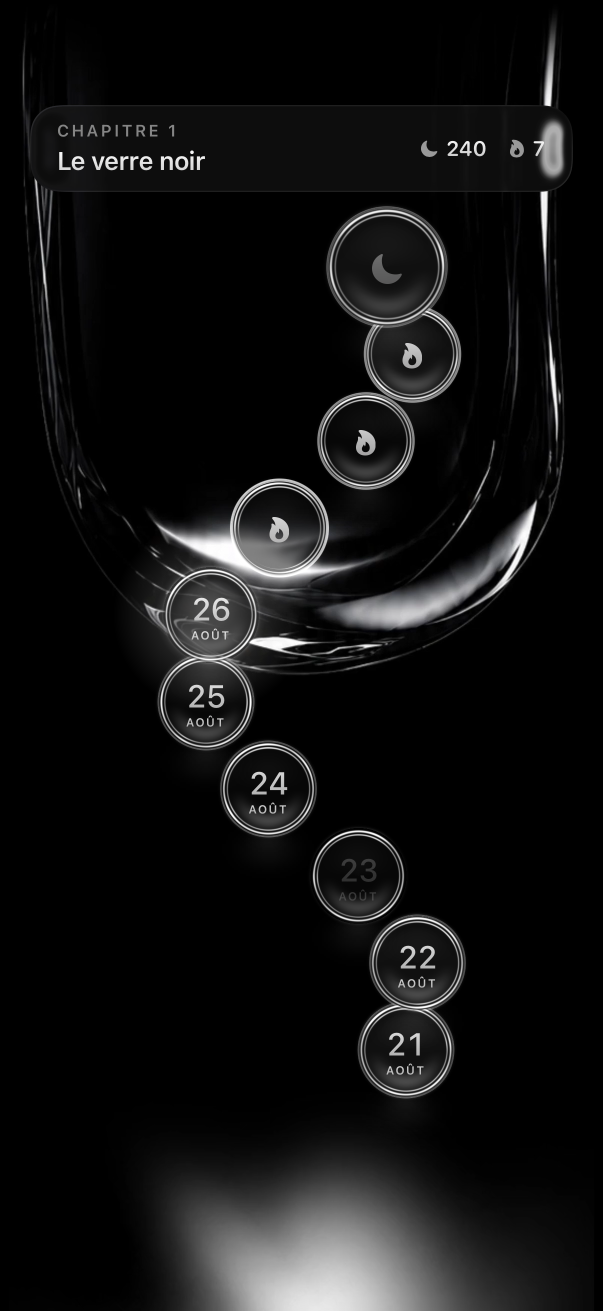
#> input picture tools/road/shots/road-2-etats-etape5.png, 1206 x 2622 px, found by its file name (shown at 1/2 size)
$ python palette.py ../road/shots/road-2-etats-etape5.png
#> lines starting #> are read from the running program, lines starting #| are printed output that depends on the picture
#!/usr/bin/env python3
"""
La palette RÉELLE d'un écran de l'app — pour teinter le hero d'une page de domaine
avec la couleur que l'écran a vraiment, jamais avec une couleur choisie.

  python3 tools/docsite/palette.py                 # les écrans connus → tableau + palette.json
  python3 tools/docsite/palette.py chemin.png …    # d'autres captures

Méthode : réduction à 200 px de large, HSV, on ne garde que la LUMIÈRE COLORÉE
(V > .25 et S > .30 — pas le noir), histogramme de teinte par pas de 10°, et pour le
pas dominant la couleur médiane (H, S, V médians). Loi du plan v2 §3.2 : H et S
mesurés entrent tels quels ; V est posé à 62 pour tous les heros (le seul écart à la
mesure, écrit dans la loi) ; < 1 % de pixels colorés = pas de couleur → hero noir.
"""
import colorsys, json, os, sys
from PIL import Image

RACINE = os.path.dirname(os.path.dirname(os.path.dirname(os.path.abspath(__file__))))
SORTIE = os.path.join(RACINE, 'tools/docsite/palette.json')
V_HERO = 0.62
SEUIL_COLORE = 1.0   # % de pixels colorés en dessous duquel l'écran est « noir »

ECRANS = [
    ('flow',    'home',           'tools/road/shots/j4-home-serpentin.png'),
    ('chemin',  'chemin (verre)', 'tools/road/shots/road-2-etats-etape5.png'),
    ('chemin',  'chemin (bleu)',  'tools/road/shots/road-3-tresor-ecran5.png'),
    ('depart',  'départ',         'tools/road/shots/road-1-branchee.png'),
    ('stop',    'stop',           'tools/stop/captures/stop-134059.png'),
    ('coffre',  'coffre v1',      'tools/coffre-v2/ARCHIVE/coffre-v1.jpg'),   # 30-08 : la page `regles` est devenue `coffre` (+ `annonces`, sans capture)
    ('home2',   'home v2',        'tools/home-v2/shots/verdict-piece-noire-page.jpg'),
    ('notifs',  'notifs',         'tools/notifs/captures/v7.png'),
    ('noir',    'booster noir',   'tools/sacre/noir/preview-face.png'),
    ('exo',     'page exo (v1)',  'tools/verre/archives/v1-noir-orange/g9-ferme.png'),
    ('logo',    'logo lune',      'Nosfy/Media/carte-logo-ref.png'),
    ('forge',   'booster orange', 'Nosfy/Assets.xcassets/booster-orange.imageset/booster-orange.png'),
    ('porte',   'porte (lune)',   'Nosfy/Assets.xcassets/onb-lune-loop-poster.imageset/onb-lune-loop-poster.jpg'),
]

def mediane(v):
    v = sorted(v); n = len(v)
    return v[n // 2] if n % 2 else (v[n // 2 - 1] + v[n // 2]) / 2

def hexa(h, s, v):
    r, g, b = colorsys.hsv_to_rgb(h, s, v)
    return '#%02X%02X%02X' % (round(r * 255), round(g * 255), round(b * 255))

def analyser(chemin, vt=0.25, st=0.30):
#> called with chemin = '../road/shots/road-2-etats-etape5.png', vt = 0.25, st = 0.3
    im = Image.open(chemin).convert('RGB'); w, h = im.size
#> after `w, h = im.size`: w = 1206; h = 2622
    im = im.resize((200, max(1, round(h * 200 / w))), Image.LANCZOS)
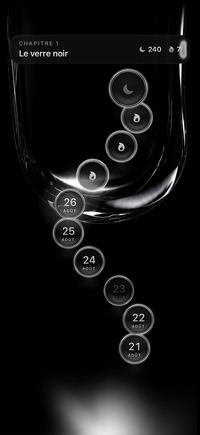
#> im: PIL image 200x435 RGB; mean R, G, B 17.6, 17.6, 17.7
    px = list(im.getdata()); tot = len(px); lum = 0.0; noir = 0; pas = {}
#> after `px = list(im.getdata())`: px = 87000 items
#> after `tot = len(px)`: tot = 87000
    for r, g, b in px:
        R, G, B = r / 255, g / 255, b / 255
        hh, s, v = colorsys.rgb_to_hsv(R, G, B)
        lum += 0.2126 * R + 0.7152 * G + 0.0722 * B
        if v < 0.08: noir += 1
        if v > vt and s > st: pas.setdefault(int(hh * 360) // 10, []).append((hh, s, v))
    teintes = []
    for k, vals in sorted(pas.items(), key=lambda x: -len(x[1]))[:2]:
        hm, sm, vm = mediane([x[0] for x in vals]), mediane([x[1] for x in vals]), mediane([x[2] for x in vals])
        teintes.append({'hex': hexa(hm, sm, vm), 'part': round(100 * len(vals) / tot, 2), 'h': round(hm * 360), 's': round(sm * 100), 'v': round(vm * 100),
                        'hero': hexa(hm, sm, V_HERO)})
#> this loop made 0 passes
    colore = round(100 * sum(len(v) for v in pas.values()) / tot, 2)
    return {'teintes': teintes, 'colore': colore, 'luminance': round(lum / tot, 3), 'noir': round(100 * noir / tot, 1),
            'verdict': 'noir' if colore < SEUIL_COLORE else 'teinte'}

def main():
    cibles = [(os.path.basename(a), a, a) for a in sys.argv[1:]] or ECRANS
    resultat = {}
    print('%-8s %-16s %-9s %-7s %-9s %-8s %-6s %-7s %s' % ('page', 'écran', 'couleur', 'part', 'hero V62', '2e', 'lum', 'noir', 'verdict'))
    for page, nom, rel in cibles:
        chemin = rel if os.path.isabs(rel) else os.path.join(RACINE, rel)
        if not os.path.exists(chemin):
            print('%-8s %-16s absent : %s' % (page, nom, rel)); continue
        r = analyser(chemin); r['fichier'] = rel; resultat[nom] = r
        t1 = r['teintes'][0] if r['teintes'] else None; t2 = r['teintes'][1] if len(r['teintes']) > 1 else None
        print('%-8s %-16s %-9s %-7s %-9s %-8s %-6s %-6s%% %s' % (
            page, nom, t1['hex'] if t1 else '—', ('%.2f%%' % t1['part']) if t1 else '—', t1['hero'] if t1 else '—',
            t2['hex'] if t2 else '—', r['luminance'], r['noir'], r['verdict']))
#| road-2-etats-etape5.png ../road/shots/road-2-etats-etape5.png —         —       —         —        0.069  81.4  % noir
    with open(SORTIE, 'w') as f: json.dump(resultat, f, ensure_ascii=False, indent=1)
    print('→', os.path.relpath(SORTIE, RACINE))

if __name__ == '__main__':
    main()

$ run again, with tools/road/shots/j0-route-etape5.png copied over tools/road/shots/road-2-etats-etape5.png
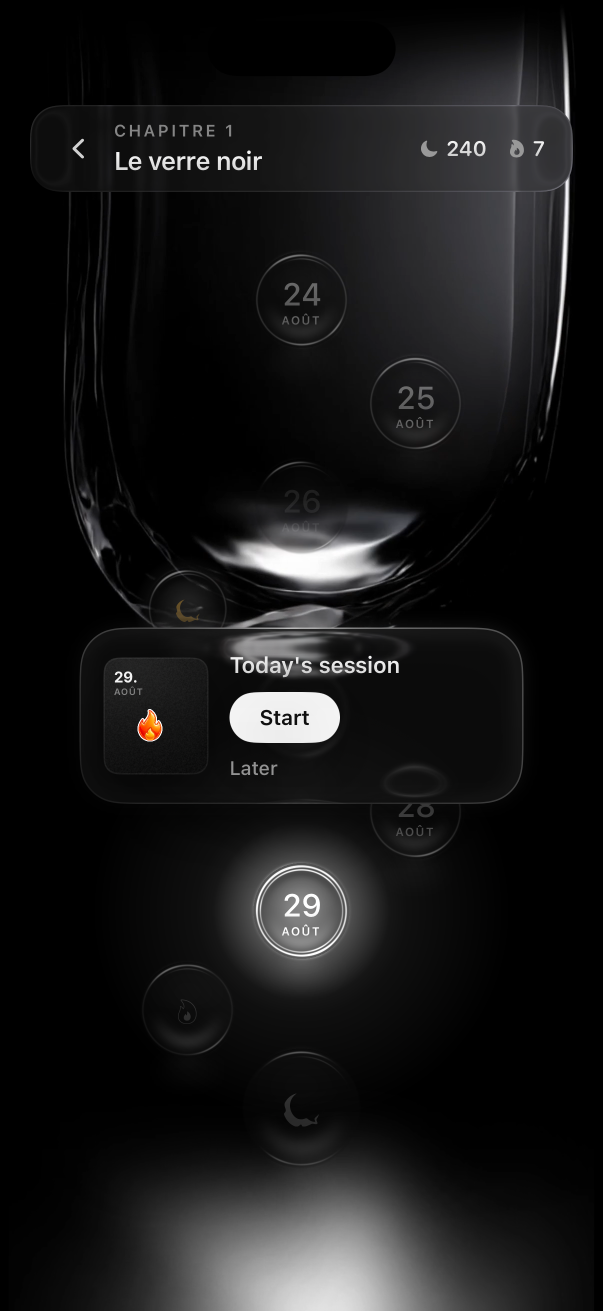
#> input picture tools/road/shots/j0-route-etape5.png, 1206 x 2622 px, found by its file name (shown at 1/2 size)
#> in analyser, `im = im.resize((200, max(1, round(h * 200 / w))), Image.LANCZOS)`:
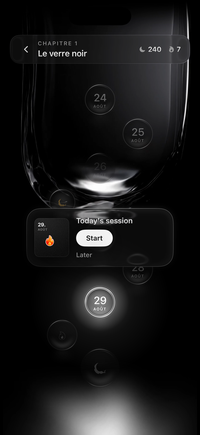
#> im: PIL image 200x435 RGB; mean R, G, B 23.5, 23.4, 23.7
#> px = 87000 items
#> tot = 87000
#> the loop in analyser, `for k, vals in sorted(pas.items(), key=lambda x: -len(x[1]))[:2]:` made 2 passes
#> k on passes 1 to 2: 3, 2
#| road-2-etats-etape5.png ../road/shots/road-2-etats-etape5.png #F6C166   0.03%   #9E7C42   #F78F48  0.092  70.1  % noir

$ run again, with tools/road/shots/j1-vitrine.png copied over tools/road/shots/road-2-etats-etape5.png
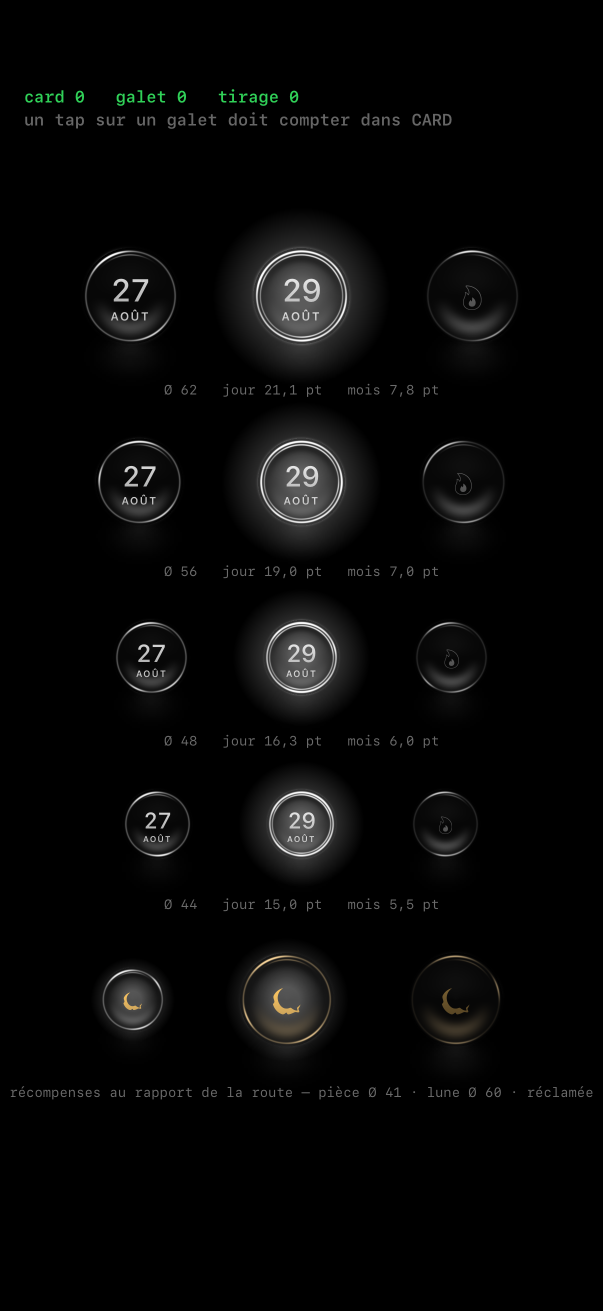
#> input picture tools/road/shots/j1-vitrine.png, 1206 x 2622 px, found by its file name (shown at 1/2 size)
#> in analyser, `im = im.resize((200, max(1, round(h * 200 / w))), Image.LANCZOS)`:
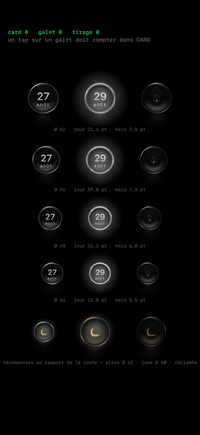
#> im: PIL image 200x435 RGB; mean R, G, B 7.3, 7.4, 7.2
#> px = 87000 items
#> tot = 87000
#> the loop in analyser, `for k, vals in sorted(pas.items(), key=lambda x: -len(x[1]))[:2]:` made 2 passes
#> k on passes 1 to 2: 13, 3
#| road-2-etats-etape5.png ../road/shots/road-2-etats-etape5.png #1A7030   0.16%   #249E43   #726349  0.029  88.9  % noir

$ run again, with tools/road/shots/j4-cas-coupe.png copied over tools/road/shots/road-2-etats-etape5.png
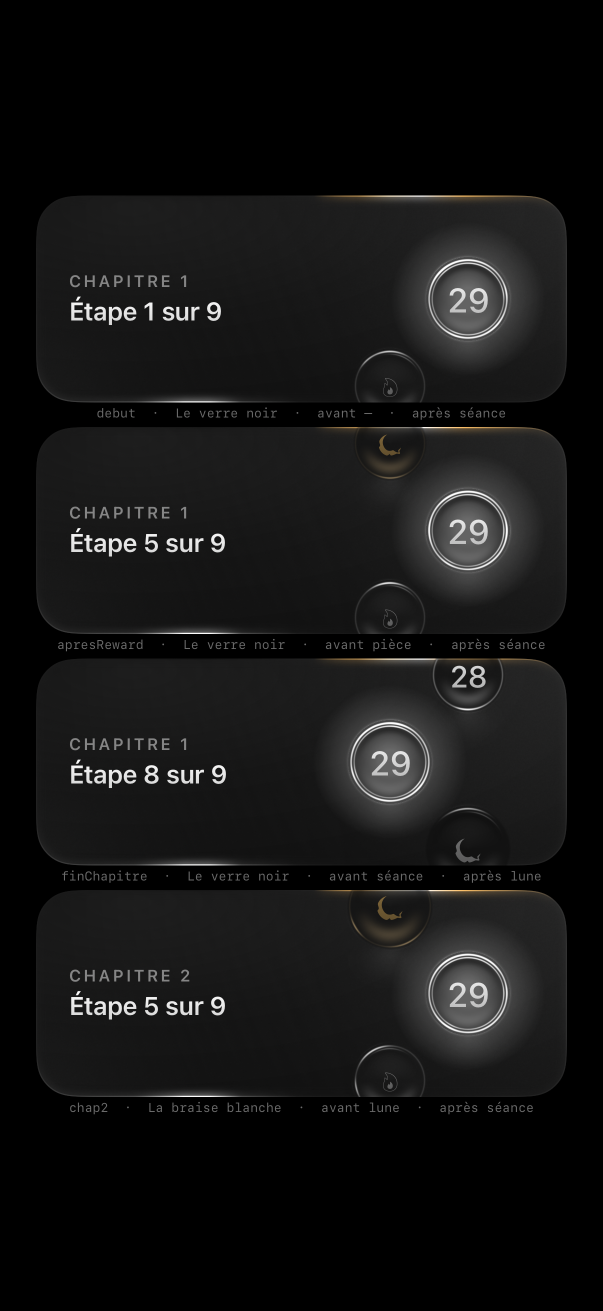
#> input picture tools/road/shots/j4-cas-coupe.png, 1206 x 2622 px, found by its file name (shown at 1/2 size)
#> in analyser, `im = im.resize((200, max(1, round(h * 200 / w))), Image.LANCZOS)`:
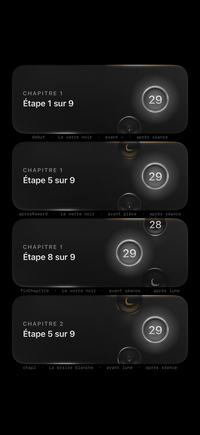
#> im: PIL image 200x435 RGB; mean R, G, B 20.1, 20, 19.9
#> px = 87000 items
#> tot = 87000
#> the loop in analyser, `for k, vals in sorted(pas.items(), key=lambda x: -len(x[1]))[:2]:` made 2 passes
#> k on pass 1: 3
#| road-2-etats-etape5.png ../road/shots/road-2-etats-etape5.png #52442F   0.27%   #9E835B   #403826  0.079  50.5  % noir
